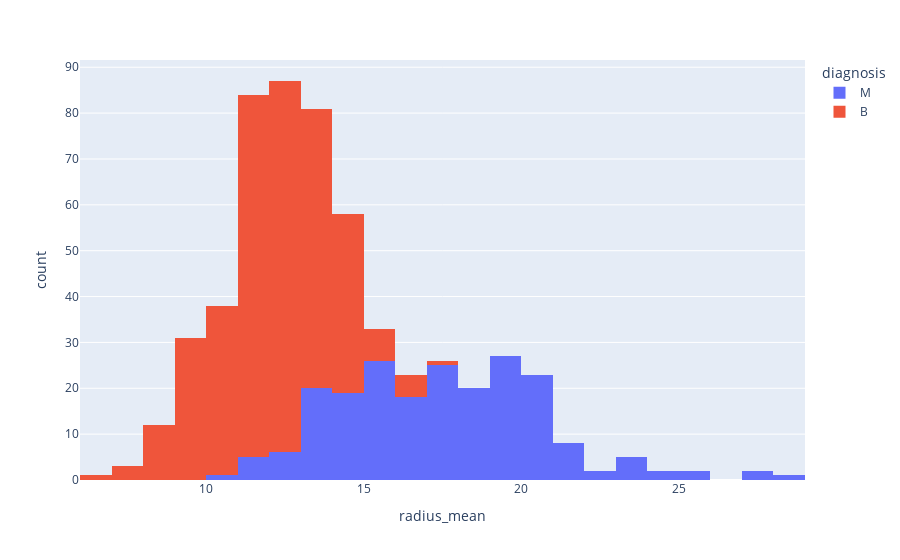

Notebook code for this chart:
### Code cell
import plotly.express as px

px.histogram(cancer_df, x='radius_mean', color='diagnosis')

### Figure 1 — Plotly figure (JSON) as saved in the notebook; plotly's stock layout.template omitted (floating-point values rounded to 4 significant figures; data arrays with more than 128 entries replaced by an {"elided": "..."} marker saying what was removed)
{"data": [{"bingroup": "x", "hovertemplate": "diagnosis=M<br>radius_mean=%{x}<br>count=%{y}<extra></extra>", "legendgroup": "M", "marker": {"color": "#636efa", "pattern": {"shape": ""}}, "name": "M", "orientation": "v", "showlegend": true, "type": "histogram", "x": {"elided": "212 float values"}, "xaxis": "x", "yaxis": "y"}, {"bingroup": "x", "hovertemplate": "diagnosis=B<br>radius_mean=%{x}<br>count=%{y}<extra></extra>", "legendgroup": "B", "marker": {"color": "#EF553B", "pattern": {"shape": ""}}, "name": "B", "orientation": "v", "showlegend": true, "type": "histogram", "x": {"elided": "357 float values"}, "xaxis": "x", "yaxis": "y"}], "layout": {"barmode": "relative", "legend": {"title": {"text": "diagnosis"}, "tracegroupgap": 0}, "margin": {"t": 60}, "xaxis": {"anchor": "y", "domain": [0, 1], "title": {"text": "radius_mean"}}, "yaxis": {"anchor": "x", "domain": [0, 1], "title": {"text": "count"}}}}
